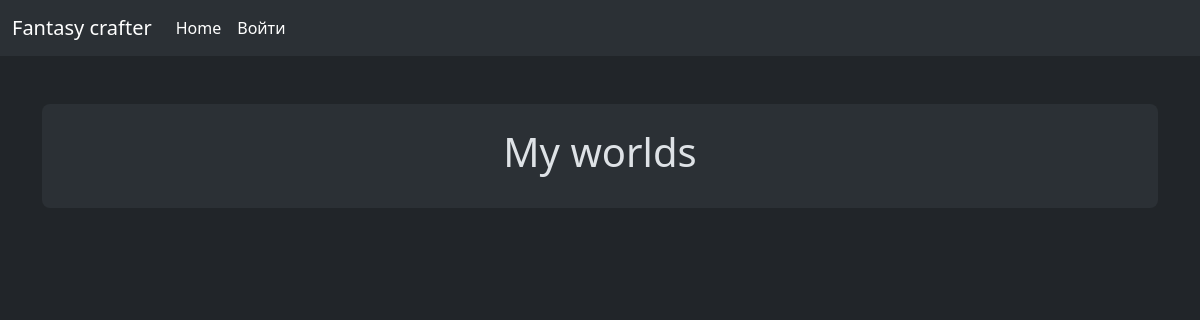
The app's page /, older data.
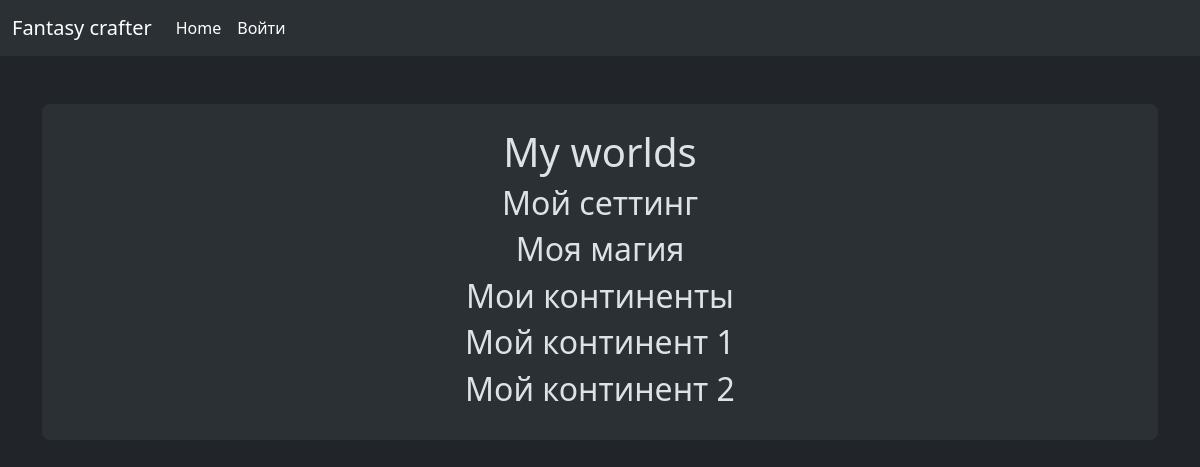
The same page, newer data.
### node_manager/models.py (models this page shows)
class Nodes(models.Model):
    name = models.CharField(max_length=200)
    access_mode = models.ForeignKey(AccessModes, null=False, blank=False, on_delete=models.DO_NOTHING)
    owner = models.ForeignKey(User, null=False, blank=False, on_delete=models.DO_NOTHING, related_name='node_owner') # TODO: make "if owner changes" logic
    creator = models.ForeignKey(User, null=False, blank=False, on_delete=models.DO_NOTHING, related_name='node_creator') # TODO: make "if creator deleted" logic
    parent = models.ForeignKey('self', null=True, blank=True, on_delete=models.SET_NULL)

### node_manager/views.py (the view)
# urls.py: 2. Add a URL to urlpatterns:  path('', views.home, name='home')
def home(request):
    nodes = Nodes.objects.all()
    return render(request, "home.html", {"nodes": nodes})

### node_manager/templates/home.html
{% extends 'base_layout.html' %}
{% block content %}
    <div class="container my-5">
        <div class="p-4 text-center bg-body-tertiary rounded-3">
            <h1>My worlds</h1>
            {% for node in nodes %}
            <h2>{{ node.name }}</h2>
            {% endfor %}
        </div>
    </div>
{% endblock %}

Row changes from the older to the newer data that the page shows:
added Nodes: name "Мой сеттинг"
added Nodes: name "Моя магия"
added Nodes: name "Мои континенты"
added Nodes: name "Мой континент 1"
added Nodes: name "Мой континент 2"
